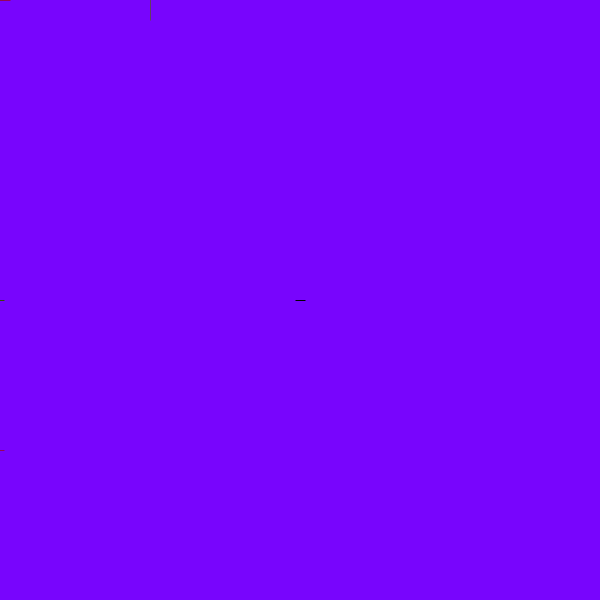
Frame 1 (no input)
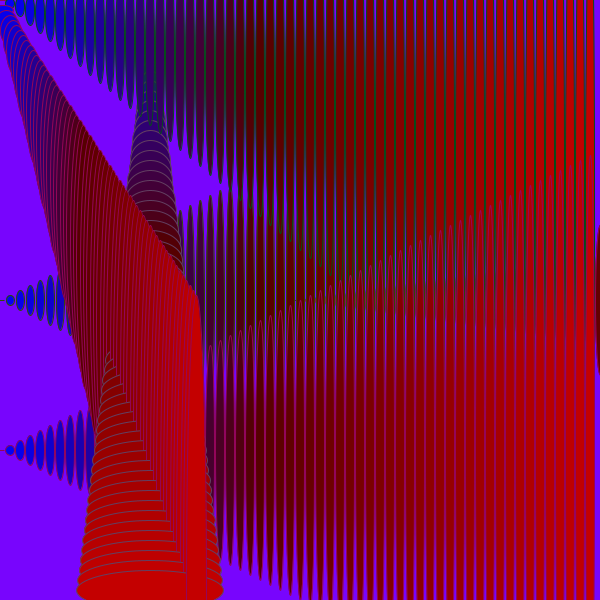
Frame 60 (the mouse pressed at the canvas centre just before this capture)
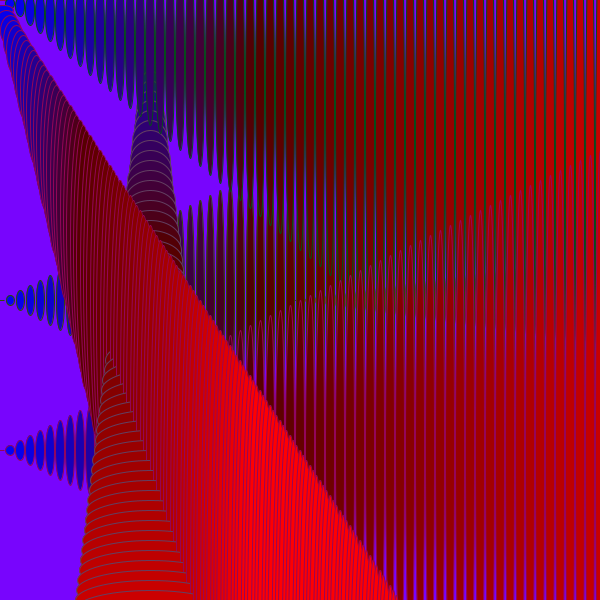
Frame 120 (the mouse held since frame 60 and released just before this capture)

The Processing sketch that drew these frames (run headless with seeded random() and noise(); from frame 60 on, the mouse is pressed at the canvas centre):

// Processing sketch: processing_134083
// ── processing_134083.pde

int aumento =0;
void setup() {
  size(600, 600);
  background(120,5,253);
}
void draw() {
fill(aumento/3,0,255-aumento);
ellipse(aumento+300, height/2, 10, aumento/2);
stroke(50,76,3);
ellipse(aumento, height/2, 8, aumento);
stroke(98,63,97);
ellipse(width/4, aumento,aumento/4, 40);
stroke(5,76,24);
ellipse(aumento,aumento/3, 9, aumento);
stroke(148,5,89);
ellipse(aumento/3,aumento, 20, aumento);
stroke(148,5,89);
ellipse(aumento, height*(3.0/4.0), 9, aumento);
stroke(148,5,89);
aumento+=10;
}
